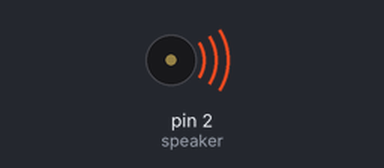
Recording of a sketch running on a simulated Arduino Uno, built with avr-gcc and run on an emulated ATmega328P. On the bench: buzzer (waves = sounding).

Above: at 0.16 s.
Timing chart, 0 to 15.8 s (numbered marks = the images above):
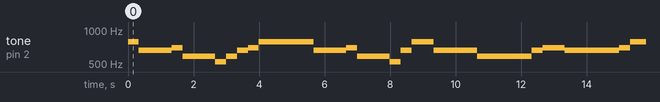

The sketch:

4-26-1.ino
```cpp
const int speaker=2; //數位接腳2 連接至喇叭。
unsigned int frequency[7]={523,587,659,694,784,880,988};//音符頻率。
char toneName[]="CDEFGAB"; //音符表。
char beeTone[]="GEEFDDCDEFGGGGEEFDDCEGGEDDDDDEFEEEEEFGGEEFDDCEGGC";
byte beeBeat[]={1,1,2,1,1,2,1,1,1,1,1,1,2,
1,1,2,1,1,2,1,1,1,1,4,
 1,1,1,1,1,1,2,1,1,1,1,1,1,2,
1,1,2,1,1,2,1,1,1,1,4};
const int beeLen=sizeof(beeTone); //小蜜蜂音符總數。
unsigned long tempo=180; //每分鐘180 拍。
int i,j;
void setup()
{}
void loop()
{
 for(i=0;i<beeLen;i++) //播放小蜜蜂樂曲。
 playTone(beeTone[i],beeBeat[i]);
 delay(3000); //間隔3秒重覆播放。
}
void playTone(char toneNo,byte beatNo) //播放音符函式。
{
 unsigned long duration=beatNo*60000/tempo; //計算每拍時間（毫秒）。
 for(j=0;j<7;j++)
 {
 if(toneNo==toneName[j]) //查音符表。
 {
 tone(speaker,frequency[j]); //播放音符。
 delay(duration); //此音符的節拍。
 noTone(speaker); //關閉聲音。
 }
 }
}
```

Measured:
- by itself, tone on pin 2 (speaker): plays 784 Hz for 0.33 s, 659 Hz for 1.0 s, 694 Hz for 0.33 s, 587 Hz for 1.0 s, 523 Hz for 0.33 s, 587 Hz for 0.33 s … (159 notes in this stretch)
